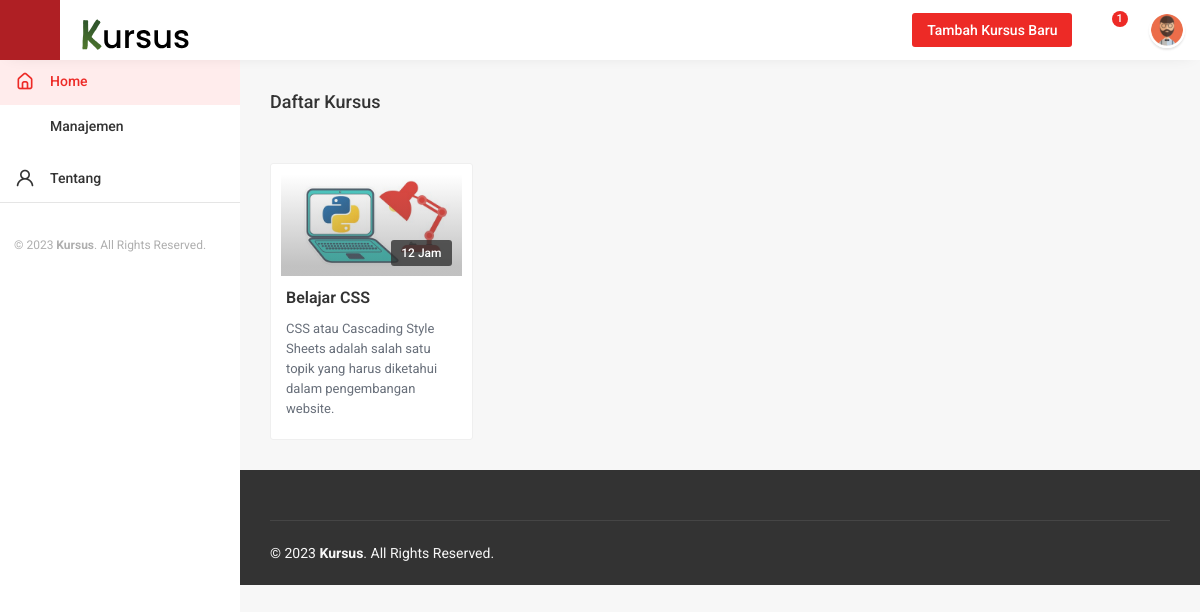
The page /index.php (signed in) on the database its author committed.
### tables this page shows
CREATE TABLE `courses` (
  `course_id` int(11) NOT NULL,
  `title` varchar(255) DEFAULT NULL,
  `short_description` varchar(255) DEFAULT NULL,
  `full_description` varchar(255) DEFAULT NULL,
  `duration` int(11) DEFAULT NULL,
  `image_url` varchar(255) DEFAULT NULL
);

### model.php (called while the page is built, shortened)
<?php
require("koneksi.php");
function getData($tabel)
{
    global $koneksi;
    $result = mysqli_query($koneksi, "SELECT * FROM $tabel");
    $rows = [];
    while ($row = mysqli_fetch_assoc($result)) {
        $rows[] = $row;
    }
    return $rows;
}

### index.php (the view, shortened to what this page needs)
<?php
require("model.php");
   $courses = getData("courses");
?>
<!DOCTYPE html>
<html lang="en">
<head>
	<link href='vendor/unicons-2.0.1/css/unicons.css' rel='stylesheet'>
	<link href="css/vertical-responsive-menu.min.css" rel="stylesheet">
	<link href="css/style.css" rel="stylesheet">
	<link href="css/responsive.css" rel="stylesheet">
	<link href="css/night-mode.css" rel="stylesheet">
	<link href="vendor/fontawesome-free/css/all.min.css" rel="stylesheet">
	<link href="vendor/OwlCarousel/assets/owl.carousel.css" rel="stylesheet">
	<link href="vendor/OwlCarousel/assets/owl.theme.default.min.css" rel="stylesheet">
	<link href="vendor/bootstrap/css/bootstrap.min.css" rel="stylesheet">
	<link rel="stylesheet" type="text/css" href="vendor/semantic/semantic.min.css">
</head>
<body>
	<?php include("header.php"); ?>
	<?php include("sidebar.php"); ?>
	<div class="wrapper">
		<div class="sa4d25">
			<div class="container-fluid">
				<div class="row">
					<div class="col-md-12">
						<h4 class="item_title">Daftar Kursus</h4>
						<div class="_14d25">
							<div class="row">
							<?php foreach ($courses as $kursus) : ?>
								<div class="col-lg-3 col-md-4">
									<div class="fcrse_1 mt-30">
										<a href="detail_kursus.php?course_id=<?= $kursus["course_id"]; ?>" class="fcrse_img">
											<img src="images/courses/img-1.jpg" alt="">
											<div class="course-overlay">
												<div class="crse_timer">
													<?= $kursus["duration"] ?> Jam
												</div>
											</div>
										</a>
										<div class="fcrse_content">
											<a href="detail_kursus.php?course_id=<?= $kursus["course_id"]; ?>" class="crse14s"><?= $kursus["title"] ?></a>
											<a class="crse-cate"><?= $kursus["short_description"] ?></a>
										</div>
									</div>
								</div>
								<?php endforeach ?>
							</div>
						</div>
					</div>
				</div>
			</div>
		</div>
		<?php include("footer.php"); ?>
</body>
</html>

### css/responsive.css (style rules this page uses)
@media (min-width: 1200px) { .container-fluid { padding-right: 30px !important; padding-left: 30px !important; } }

### rows shown on the page
courses: duration "12", title "Belajar CSS", short_description "CSS atau Cascading Style Sheets adalah salah satu topik yang harus diketahui dalam pengembangan website."
